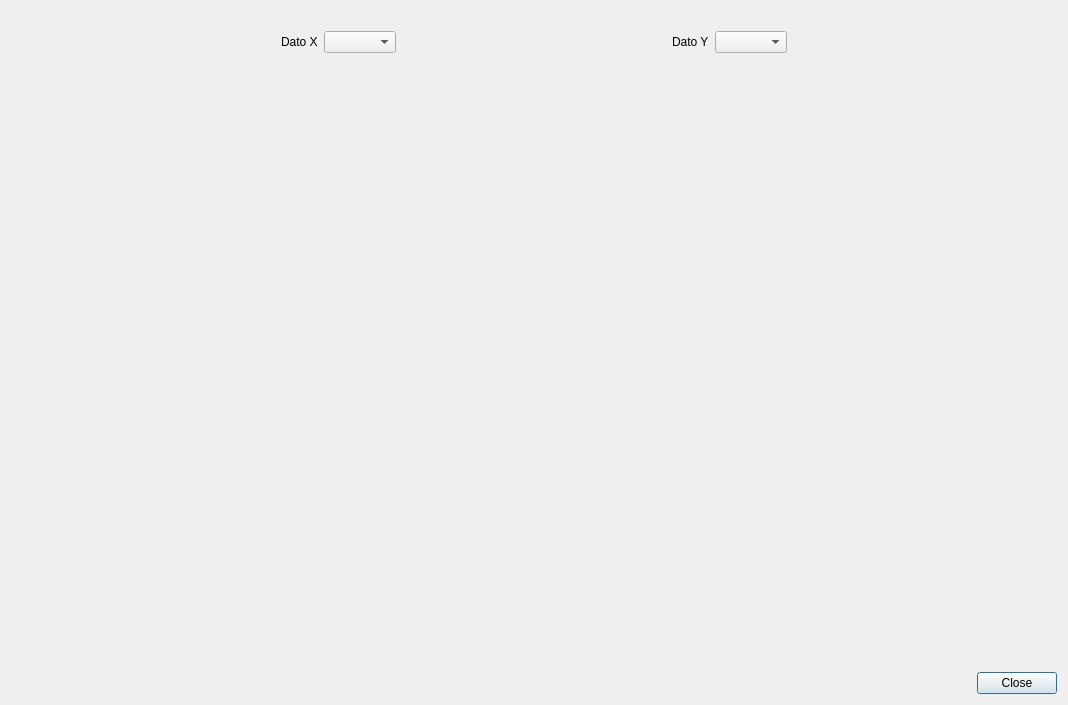
<?xml version="1.0" encoding="UTF-8"?>
<ui version="4.0">
 <class>DialogShowGraphic</class>
 <widget class="QDialog" name="DialogShowGraphic">
  <property name="geometry">
   <rect>
    <x>0</x>
    <y>0</y>
    <width>1068</width>
    <height>705</height>
   </rect>
  </property>
  <property name="windowTitle">
   <string>Mostrar gráfico</string>
  </property>
  <layout class="QVBoxLayout" name="verticalLayout_2">
   <item>
    <layout class="QVBoxLayout" name="verticalLayout">
     <item>
      <layout class="QHBoxLayout" name="containerSelectores">
       <property name="sizeConstraint">
        <enum>QLayout::SetFixedSize</enum>
       </property>
       <property name="leftMargin">
        <number>10</number>
       </property>
       <property name="topMargin">
        <number>10</number>
       </property>
       <property name="rightMargin">
        <number>10</number>
       </property>
       <property name="bottomMargin">
        <number>10</number>
       </property>
       <item>
        <layout class="QHBoxLayout" name="containerSelectorX">
         <property name="leftMargin">
          <number>10</number>
         </property>
         <property name="topMargin">
          <number>10</number>
         </property>
         <property name="rightMargin">
          <number>10</number>
         </property>
         <property name="bottomMargin">
          <number>10</number>
         </property>
         <item>
          <widget class="QLabel" name="lblDatoX">
           <property name="sizePolicy">
            <sizepolicy hsizetype="Fixed" vsizetype="Preferred">
             <horstretch>0</horstretch>
             <verstretch>0</verstretch>
            </sizepolicy>
           </property>
           <property name="text">
            <string>Dato X</string>
           </property>
          </widget>
         </item>
         <item>
          <widget class="QComboBox" name="cmbDatoX">
           <property name="sizePolicy">
            <sizepolicy hsizetype="Fixed" vsizetype="Fixed">
             <horstretch>0</horstretch>
             <verstretch>0</verstretch>
            </sizepolicy>
           </property>
          </widget>
         </item>
        </layout>
       </item>
       <item>
        <layout class="QHBoxLayout" name="containerSelectorY">
         <property name="leftMargin">
          <number>10</number>
         </property>
         <property name="topMargin">
          <number>10</number>
         </property>
         <property name="rightMargin">
          <number>10</number>
         </property>
         <property name="bottomMargin">
          <number>10</number>
         </property>
         <item>
          <widget class="QLabel" name="lblDatoY">
           <property name="sizePolicy">
            <sizepolicy hsizetype="Fixed" vsizetype="Preferred">
             <horstretch>0</horstretch>
             <verstretch>0</verstretch>
            </sizepolicy>
           </property>
           <property name="text">
            <string>Dato Y</string>
           </property>
          </widget>
         </item>
         <item>
          <widget class="QComboBox" name="cmbDatoY">
           <property name="sizePolicy">
            <sizepolicy hsizetype="Fixed" vsizetype="Fixed">
             <horstretch>0</horstretch>
             <verstretch>0</verstretch>
            </sizepolicy>
           </property>
          </widget>
         </item>
        </layout>
       </item>
      </layout>
     </item>
     <item>
      <widget class="KPlotWidget" name="kplotwidget">
       <property name="sizePolicy">
        <sizepolicy hsizetype="Expanding" vsizetype="Expanding">
         <horstretch>0</horstretch>
         <verstretch>0</verstretch>
        </sizepolicy>
       </property>
      </widget>
     </item>
    </layout>
   </item>
   <item>
    <widget class="QDialogButtonBox" name="buttonBox">
     <property name="orientation">
      <enum>Qt::Horizontal</enum>
     </property>
     <property name="standardButtons">
      <set>QDialogButtonBox::Close</set>
     </property>
    </widget>
   </item>
  </layout>
 </widget>
 <customwidgets>
  <customwidget>
   <class>KPlotWidget</class>
   <extends>QFrame</extends>
   <header>kplotwidget.h</header>
  </customwidget>
 </customwidgets>
 <resources/>
 <connections>
  <connection>
   <sender>buttonBox</sender>
   <signal>accepted()</signal>
   <receiver>DialogShowGraphic</receiver>
   <slot>accept()</slot>
   <hints>
    <hint type="sourcelabel">
     <x>248</x>
     <y>254</y>
    </hint>
    <hint type="destinationlabel">
     <x>157</x>
     <y>274</y>
    </hint>
   </hints>
  </connection>
  <connection>
   <sender>buttonBox</sender>
   <signal>rejected()</signal>
   <receiver>DialogShowGraphic</receiver>
   <slot>reject()</slot>
   <hints>
    <hint type="sourcelabel">
     <x>316</x>
     <y>260</y>
    </hint>
    <hint type="destinationlabel">
     <x>286</x>
     <y>274</y>
    </hint>
   </hints>
  </connection>
 </connections>
</ui>
